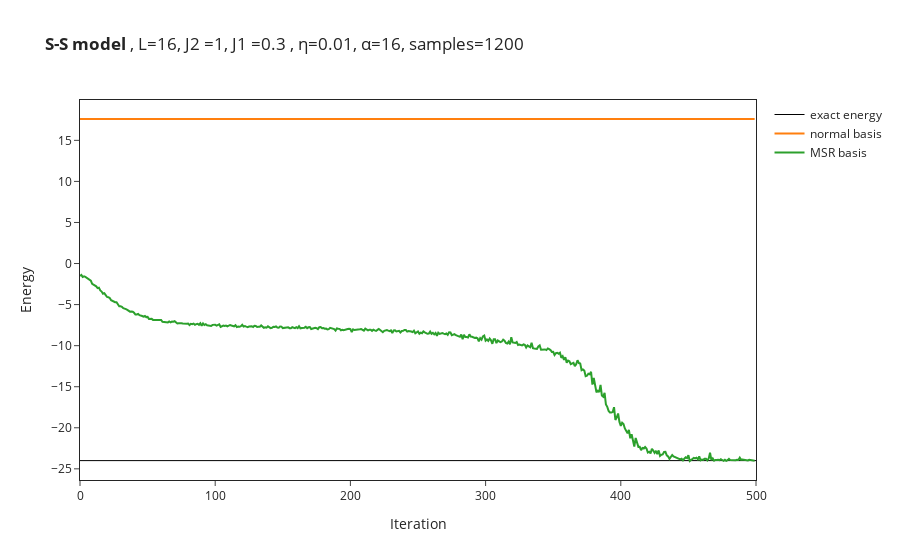

The code cell stored with this chart in its notebook:
### Code cell
# import the data from log file
OUT_NAME_suffixless=OUT_NAME
data = []
for i in range(no_of_runs):
    data.append(json.load(open(OUT_NAME_suffixless+str(i)+".log")))
names = ["normal basis","MSR basis"]
if DTYPE==np.complex128:
    energy_convergence = [data[i]["Energy"]["Mean"]["real"] for i in range(no_of_runs)]
    # DS_factor_convergence = [data[i]["DS_factor"]["Mean"]["real"] for i in range(no_of_runs)]
else:
    energy_convergence = [data[i]["Energy"]["Mean"] for i in range(no_of_runs)]
    # DS_factor_convergence = [data[i]["DS_factor"]["Mean"] for i in range(no_of_runs)]
for i in range(no_of_runs):
    figure.add_trace(go.Scatter(
        x=data[i]["Energy"]["iters"], y=energy_convergence[i],
        name=names[i]
    ))
    # figure.add_trace(go.Scatter(
    #     x=data[i]["Energy"]["iters"], y=DS_factor_convergence[i],
    #     name=names[i]+"_DS"
    # ))

#figure.add_hline(y=exact_gs_energy)
figure.update_layout(xaxis_title="Iteration",yaxis_title="Energy")
figure.show()

### Figure 1 — Plotly figure (JSON) as saved in the notebook; plotly's stock layout.template omitted (floating-point values rounded to 4 significant figures; data arrays with more than 128 entries replaced by an {"elided": "..."} marker saying what was removed)
{"data": [{"line": {"color": "#000000", "width": 1}, "mode": "lines", "name": "exact energy", "type": "scatter", "x": [0, 500], "y": [-24.0, -24.0]}, {"name": "normal basis", "type": "scatter", "x": {"elided": "500 int values"}, "y": {"elided": "500 float values"}}, {"name": "MSR basis", "type": "scatter", "x": {"elided": "500 int values"}, "y": {"elided": "500 float values"}}], "layout": {"title": {"text": "<b>S-S model </b>, L=16, J2 =1, J1 =0.3 , η=0.01, α=16, samples=1200"}, "xaxis": {"mirror": true, "showline": true, "title": {"text": "Iteration"}}, "yaxis": {"mirror": true, "showline": true, "title": {"text": "Energy"}}}}
